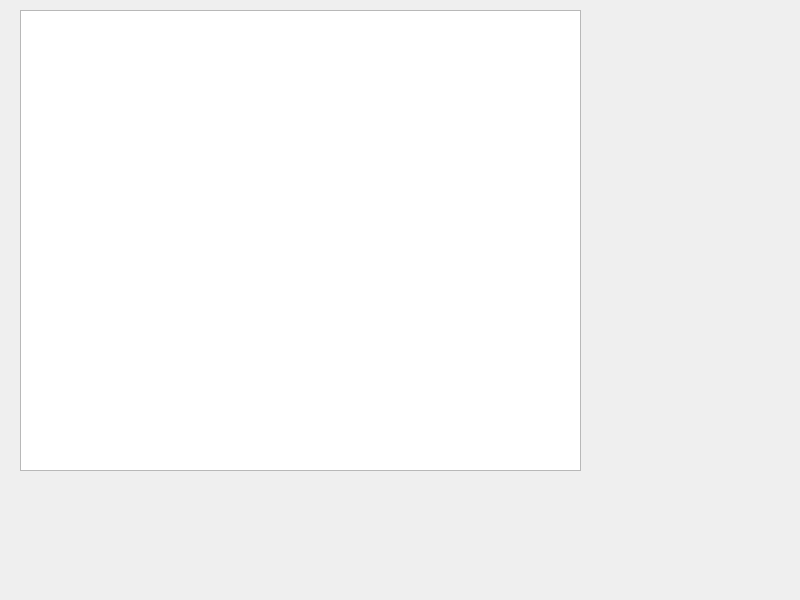
<?xml version="1.0" encoding="UTF-8"?>
<ui version="4.0">
 <class>ConnectionMariaDB</class>
 <widget class="QWidget" name="ConnectionMariaDB">
  <property name="geometry">
   <rect>
    <x>0</x>
    <y>0</y>
    <width>800</width>
    <height>600</height>
   </rect>
  </property>
  <property name="windowTitle">
   <string>ConnectionMariaDB</string>
  </property>
  <widget class="QTableView" name="tableView">
   <property name="geometry">
    <rect>
     <x>20</x>
     <y>10</y>
     <width>561</width>
     <height>461</height>
    </rect>
   </property>
  </widget>
 </widget>
 <resources/>
 <connections/>
</ui>
